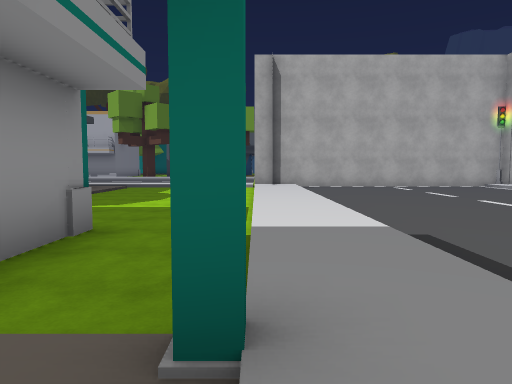
[1] (above)

18 first-person views from a walk through a Unity game level. The camera is 1.3 m above the floor, tilts 4° down and sees 70° across. The floor is counted in squares, 2 m on a side. Each view is taken from the middle of a square. On the plan, view 1 faces up. The plan holds only what a view shows up to about 11 squares ahead; the rest is blank. The place goes on beyond the plan. Some surface patterns are stand-ins.

[2]
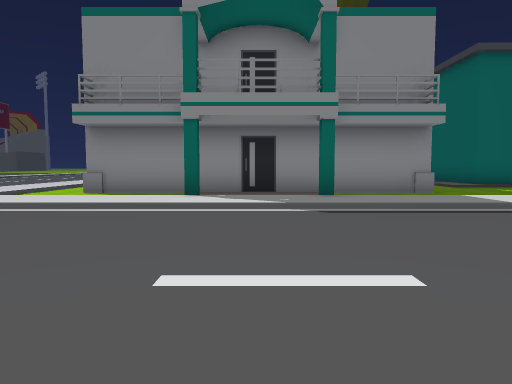

[3]
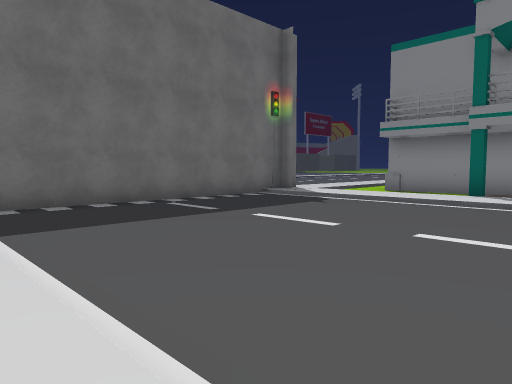

[4]
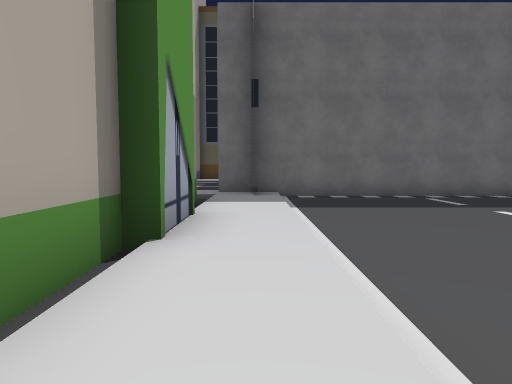

[5]
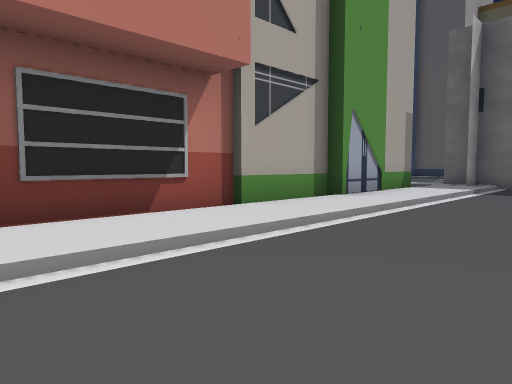

[6]
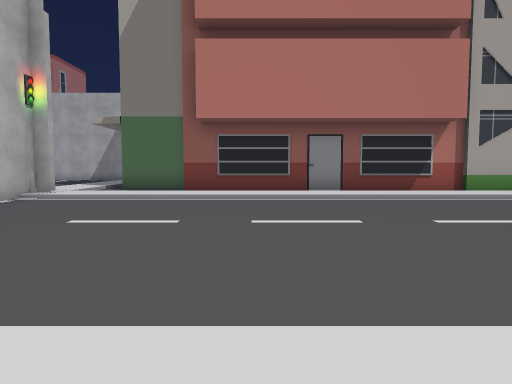

[7]
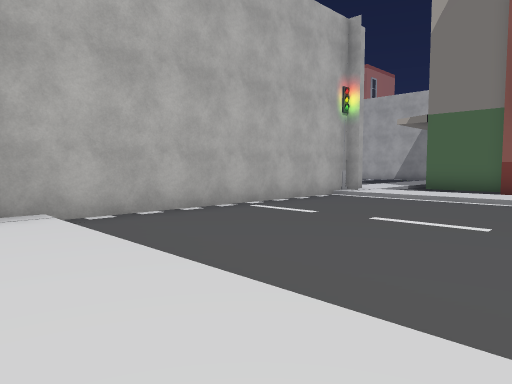

[8]
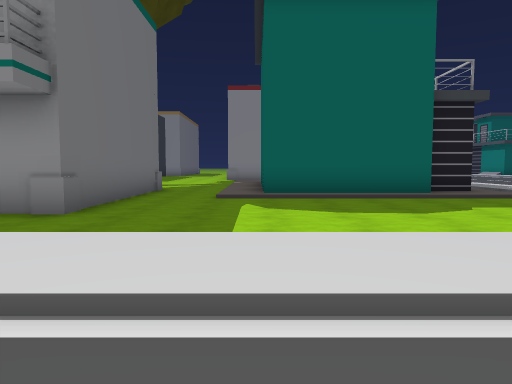

[9]
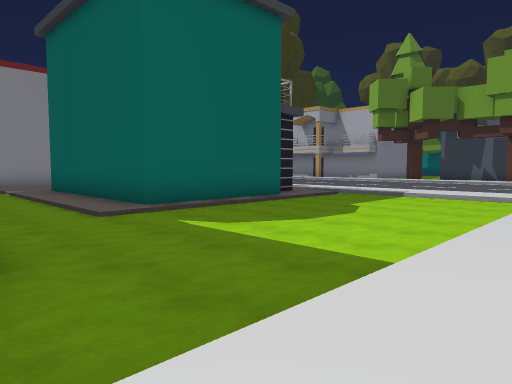

[10]
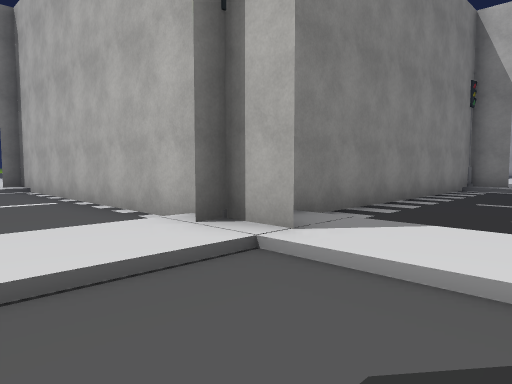

[11]
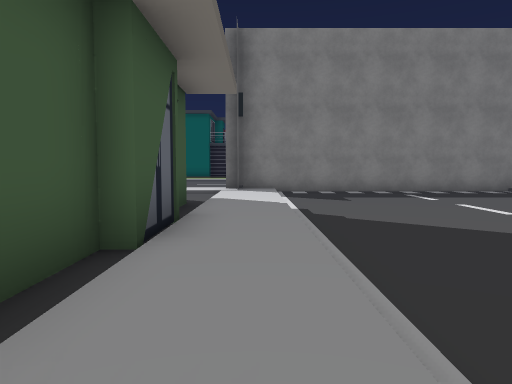

[12]
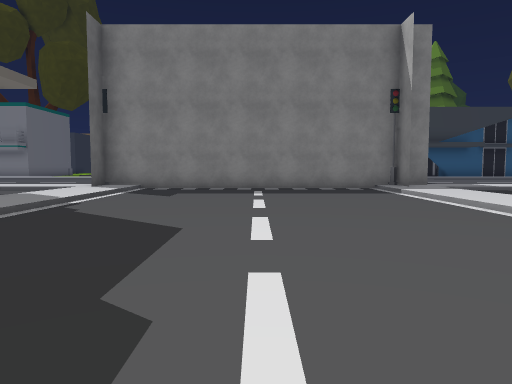

[13]
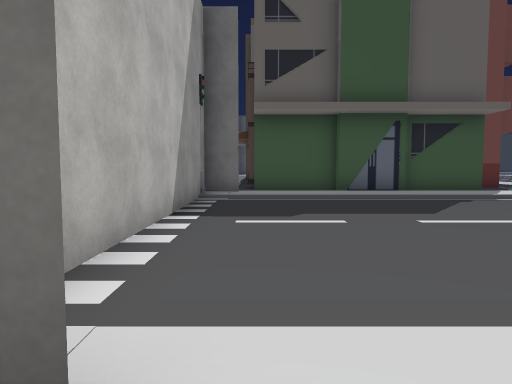

[14]
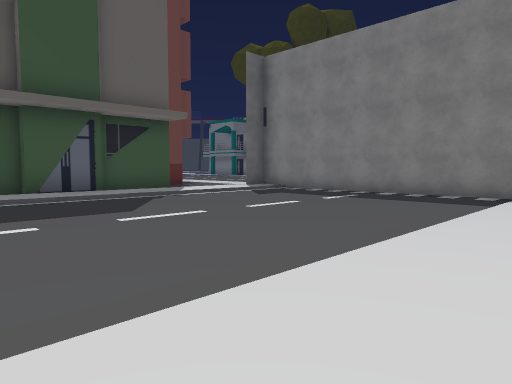

[15]
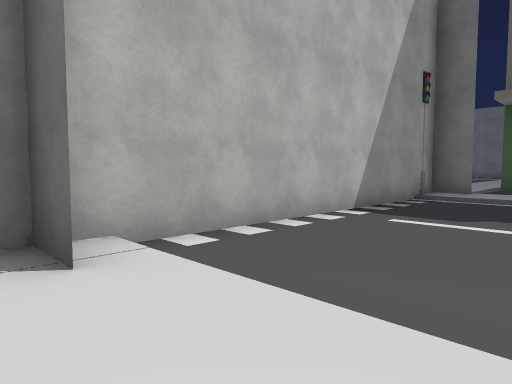

[16]
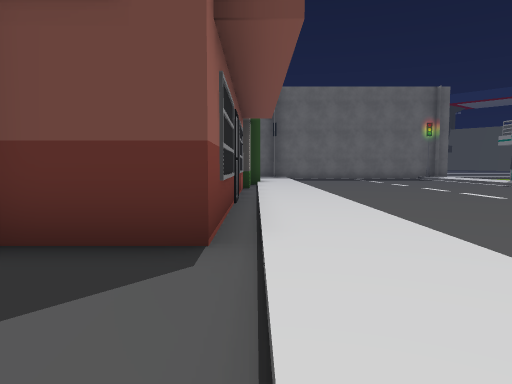

[17]
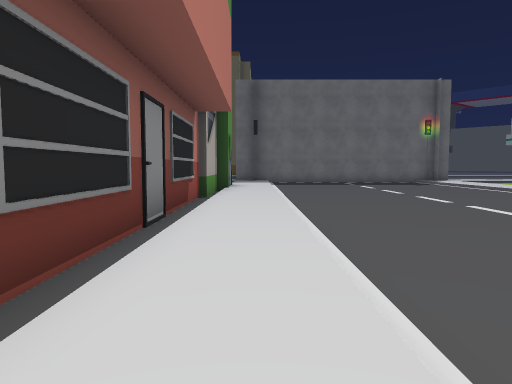

[18]
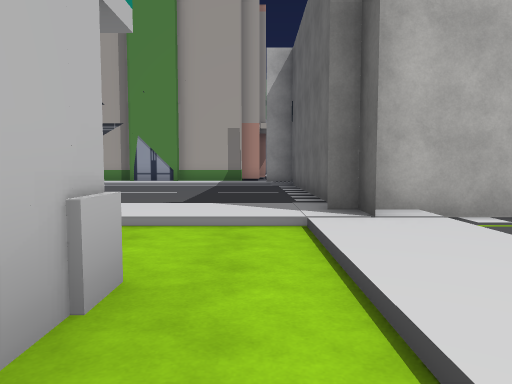

### Floor plan
Key: @ floor where view 1 was taken; # wall or solid block; . main floor; : floor 0.25 m higher than the main floor; / step, stairs or slope; B building.
Columns run from 11 left of view 1 to 21 right of it. Each row starts with its distance up from view 1.
 23                     #////  ////
 22                     #/:::::::::##
 21                     #...........#
 20                     #...........#
 19                     #...........#
 18                     #...........#
 17                     #...........#
 16                     #...........#
 15                     #...........#
 14       ::::: #########::::::::::/#
 13      //////##.......//////BB///##
 12      #:..../:.......:/..BB  BBB:
 11      ##..../:.......:/..B
 10       #..../:.......:/BBB
  9       #..../:.......:/B
  8       #..../:.......:/B
  7 :######..../:.......:/B
  6 ///////..../:.......:/B
  5    ......../:.......:/B
  4     ######./:.......:/B
  3          #./:.......:/B
  2          #./:.......:/B
  1          #.#:.......:/B
  0          #.@:.......:.B
 -1          #.#:.......:B
 -2          # /:.......:B
 -3          # /:.......:/B
 -4         ##./:.......:/B
 -5        ..../:.......:/
 -6        ::::##.......#/
 -7        /////#########/
 -8            .#

Where each view was taken, in squares from view 1:
view 1: 0 up, 0 right, facing up
view 2: 0 up, 7 right, facing left
view 3: 1 up, 9 right, facing down-left
view 4: 3 up, 9 right, facing down
view 5: 6 up, 6 right, facing down-right
view 6: 8 up, 0 right, facing right
view 7: 8 up, 0 right, facing up-right
view 8: 7 up, 3 right, facing left
view 9: 4 up, 1 right, facing up-left
view 10: 11 up, 12 right, facing up-left
view 11: 14 up, 20 right, facing left
view 12: 18 up, 20 right, facing left
view 13: 23 up, 19 right, facing down
view 14: 23 up, 19 right, facing down-left
view 15: 23 up, 17 right, facing down-right
view 16: 13 up, 10 right, facing down
view 17: 11 up, 9 right, facing down
view 18: 5 down, 4 left, facing right
